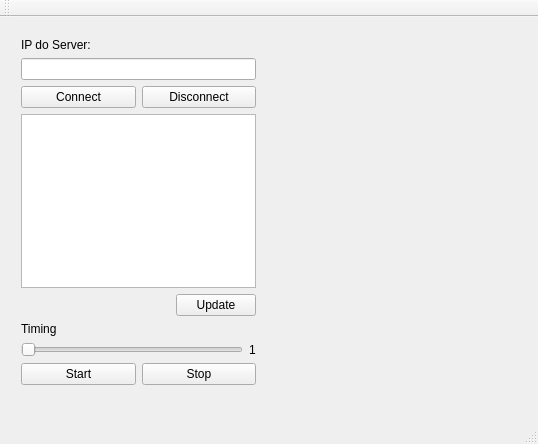
<?xml version="1.0" encoding="UTF-8"?>
<ui version="4.0">
 <class>MainWindow</class>
 <widget class="QMainWindow" name="MainWindow">
  <property name="geometry">
   <rect>
    <x>0</x>
    <y>0</y>
    <width>538</width>
    <height>444</height>
   </rect>
  </property>
  <property name="windowTitle">
   <string>MainWindow</string>
  </property>
  <widget class="QWidget" name="centralWidget">
   <widget class="Plotter" name="widget" native="true">
    <property name="geometry">
     <rect>
      <x>273</x>
      <y>10</y>
      <width>256</width>
      <height>369</height>
     </rect>
    </property>
   </widget>
   <widget class="QWidget" name="">
    <property name="geometry">
     <rect>
      <x>10</x>
      <y>10</y>
      <width>257</width>
      <height>369</height>
     </rect>
    </property>
    <layout class="QVBoxLayout" name="verticalLayout">
     <item>
      <widget class="QLabel" name="label_2">
       <property name="text">
        <string>IP do Server:</string>
       </property>
      </widget>
     </item>
     <item>
      <widget class="QLineEdit" name="lineEditI"/>
     </item>
     <item>
      <layout class="QHBoxLayout" name="horizontalLayout_2">
       <item>
        <widget class="QPushButton" name="pushButtonConnect">
         <property name="text">
          <string>Connect</string>
         </property>
        </widget>
       </item>
       <item>
        <widget class="QPushButton" name="pushButtonDisconnect">
         <property name="text">
          <string>Disconnect</string>
         </property>
        </widget>
       </item>
      </layout>
     </item>
     <item>
      <widget class="QListWidget" name="listWidget"/>
     </item>
     <item>
      <layout class="QHBoxLayout" name="horizontalLayout_4">
       <item>
        <spacer name="horizontalSpacer">
         <property name="orientation">
          <enum>Qt::Horizontal</enum>
         </property>
         <property name="sizeHint" stdset="0">
          <size>
           <width>40</width>
           <height>20</height>
          </size>
         </property>
        </spacer>
       </item>
       <item>
        <widget class="QPushButton" name="pushButtonUpdate">
         <property name="text">
          <string>Update</string>
         </property>
        </widget>
       </item>
      </layout>
     </item>
     <item>
      <widget class="QLabel" name="label">
       <property name="text">
        <string>Timing</string>
       </property>
      </widget>
     </item>
     <item>
      <layout class="QHBoxLayout" name="horizontalLayout">
       <item>
        <widget class="QSlider" name="horizontalSliderTiming">
         <property name="orientation">
          <enum>Qt::Horizontal</enum>
         </property>
        </widget>
       </item>
       <item>
        <widget class="QLabel" name="labelTiming">
         <property name="text">
          <string>1</string>
         </property>
        </widget>
       </item>
      </layout>
     </item>
     <item>
      <layout class="QHBoxLayout" name="horizontalLayout_3">
       <item>
        <widget class="QPushButton" name="pushButtonGet">
         <property name="text">
          <string>Start</string>
         </property>
        </widget>
       </item>
       <item>
        <widget class="QPushButton" name="pushButtonStop">
         <property name="text">
          <string>Stop</string>
         </property>
        </widget>
       </item>
      </layout>
     </item>
    </layout>
   </widget>
  </widget>
  <widget class="QMenuBar" name="menuBar">
   <property name="geometry">
    <rect>
     <x>0</x>
     <y>0</y>
     <width>538</width>
     <height>22</height>
    </rect>
   </property>
  </widget>
  <widget class="QToolBar" name="mainToolBar">
   <attribute name="toolBarArea">
    <enum>TopToolBarArea</enum>
   </attribute>
   <attribute name="toolBarBreak">
    <bool>false</bool>
   </attribute>
  </widget>
  <widget class="QStatusBar" name="statusBar"/>
 </widget>
 <layoutdefault spacing="6" margin="11"/>
 <customwidgets>
  <customwidget>
   <class>Plotter</class>
   <extends>QWidget</extends>
   <header location="global">plotter.h</header>
   <container>1</container>
  </customwidget>
 </customwidgets>
 <resources/>
 <connections/>
</ui>
